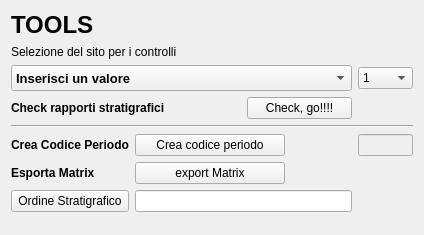
           <widget class="QWidget" name="page">
            <property name="geometry">
             <rect>
              <x>0</x>
              <y>0</y>
              <width>424</width>
              <height>235</height>
             </rect>
            </property>
            <attribute name="label">
             <string>Sistemi di controllo</string>
            </attribute>
            <layout class="QGridLayout" name="gridLayout_20">
             <item row="0" column="0">
              <widget class="QLabel" name="label_36">
               <property name="font">
                <font>
                 <pointsize>18</pointsize>
                 <weight>75</weight>
                 <bold>true</bold>
                </font>
               </property>
               <property name="text">
                <string>TOOLS</string>
               </property>
              </widget>
             </item>
             <item row="1" column="0" colspan="2">
              <widget class="QLabel" name="label_9">
               <property name="text">
                <string>Selezione del sito per i controlli</string>
               </property>
              </widget>
             </item>
             <item row="2" column="0" colspan="3">
              <widget class="QComboBox" name="comboBox_sito_rappcheck">
               <property name="enabled">
                <bool>true</bool>
               </property>
               <property name="minimumSize">
                <size>
                 <width>341</width>
                 <height>26</height>
                </size>
               </property>
               <property name="font">
                <font>
                 <pointsize>10</pointsize>
                 <weight>75</weight>
                 <bold>true</bold>
                </font>
               </property>
               <property name="mouseTracking">
                <bool>true</bool>
               </property>
               <property name="editable">
                <bool>false</bool>
               </property>
               <property name="maxVisibleItems">
                <number>99999</number>
               </property>
               <property name="maxCount">
                <number>2147483647</number>
               </property>
               <item>
                <property name="text">
                 <string>Inserisci un valore</string>
                </property>
               </item>
              </widget>
             </item>
             <item row="3" column="0" colspan="2">
              <widget class="QLabel" name="label_70">
               <property name="font">
                <font>
                 <weight>75</weight>
                 <bold>true</bold>
                </font>
               </property>
               <property name="text">
                <string>Check rapporti stratigrafici</string>
               </property>
              </widget>
             </item>
             <item row="6" column="0">
              <widget class="QLabel" name="label_48">
               <property name="font">
                <font>
                 <weight>75</weight>
                 <bold>true</bold>
                </font>
               </property>
               <property name="text">
                <string>Crea Codice Periodo</string>
               </property>
              </widget>
             </item>
             <item row="6" column="1" colspan="2">
              <widget class="QPushButton" name="pushButton_crea_codice_periodo">
               <property name="maximumSize">
                <size>
                 <width>150</width>
                 <height>16777215</height>
                </size>
               </property>
               <property name="font">
                <font>
                 <pointsize>9</pointsize>
                </font>
               </property>
               <property name="toolTip">
                <string>Show Selcted Features</string>
               </property>
               <property name="text">
                <string>Crea codice periodo</string>
               </property>
               <property name="icon">
                <iconset resource="resources.qrc">
                 <normaloff>:/images/sheet.png</normaloff>:/images/sheet.png</iconset>
               </property>
              </widget>
             </item>
             <item row="6" column="3">
              <widget class="QLineEdit" name="lineEdit_codice_periodo">
               <property name="enabled">
                <bool>false</bool>
               </property>
              </widget>
             </item>
             <item row="7" column="0">
              <widget class="QLabel" name="label_45">
               <property name="font">
                <font>
                 <weight>75</weight>
                 <bold>true</bold>
                </font>
               </property>
               <property name="text">
                <string>Esporta Matrix</string>
               </property>
              </widget>
             </item>
             <item row="7" column="1" colspan="2">
              <widget class="QPushButton" name="pushButton_export_matrix">
               <property name="maximumSize">
                <size>
                 <width>150</width>
                 <height>16777215</height>
                </size>
               </property>
               <property name="font">
                <font>
                 <pointsize>9</pointsize>
                </font>
               </property>
               <property name="toolTip">
                <string>Export PDF</string>
               </property>
               <property name="text">
                <string>export Matrix</string>
               </property>
               <property name="icon">
                <iconset resource="resources.qrc">
                 <normaloff>:/images/sheet.png</normaloff>:/images/sheet.png</iconset>
               </property>
              </widget>
             </item>
             <item row="8" column="0">
              <widget class="QPushButton" name="pushButton_orderLayers">
               <property name="font">
                <font>
                 <pointsize>9</pointsize>
                </font>
               </property>
               <property name="text">
                <string>Ordine Stratigrafico</string>
               </property>
              </widget>
             </item>
             <item row="8" column="1" colspan="2">
              <widget class="QLineEdit" name="lineEditOrderLayer">
               <property name="enabled">
                <bool>true</bool>
               </property>
              </widget>
             </item>
             <item row="9" column="2">
              <spacer name="verticalSpacer_3">
               <property name="orientation">
                <enum>Qt::Vertical</enum>
               </property>
               <property name="sizeHint" stdset="0">
                <size>
                 <width>20</width>
                 <height>209</height>
                </size>
               </property>
              </spacer>
             </item>
             <item row="2" column="3">
              <widget class="QComboBox" name="comboBox_area_rappcheck">
               <item>
                <property name="text">
                 <string>1</string>
                </property>
               </item>
               <item>
                <property name="text">
                 <string>2</string>
                </property>
               </item>
               <item>
                <property name="text">
                 <string>3</string>
                </property>
               </item>
               <item>
                <property name="text">
                 <string>4</string>
                </property>
               </item>
               <item>
                <property name="text">
                 <string>5</string>
                </property>
               </item>
               <item>
                <property name="text">
                 <string>6</string>
                </property>
               </item>
               <item>
                <property name="text">
                 <string>7</string>
                </property>
               </item>
               <item>
                <property name="text">
                 <string>8</string>
                </property>
               </item>
               <item>
                <property name="text">
                 <string>9</string>
                </property>
               </item>
               <item>
                <property name="text">
                 <string>10</string>
                </property>
               </item>
              </widget>
             </item>
             <item row="3" column="2">
              <widget class="QPushButton" name="pushButton_rapp_check">
               <property name="font">
                <font>
                 <pointsize>9</pointsize>
                </font>
               </property>
               <property name="toolTip">
                <string>Export PDF</string>
               </property>
               <property name="text">
                <string>Check, go!!!!</string>
               </property>
               <property name="icon">
                <iconset resource="resources.qrc">
                 <normaloff>:/images/sheet.png</normaloff>:/images/sheet.png</iconset>
               </property>
              </widget>
             </item>
             <item row="4" column="0" colspan="4">
              <widget class="Line" name="line">
               <property name="orientation">
                <enum>Qt::Horizontal</enum>
               </property>
              </widget>
             </item>
            </layout>
           </widget>
